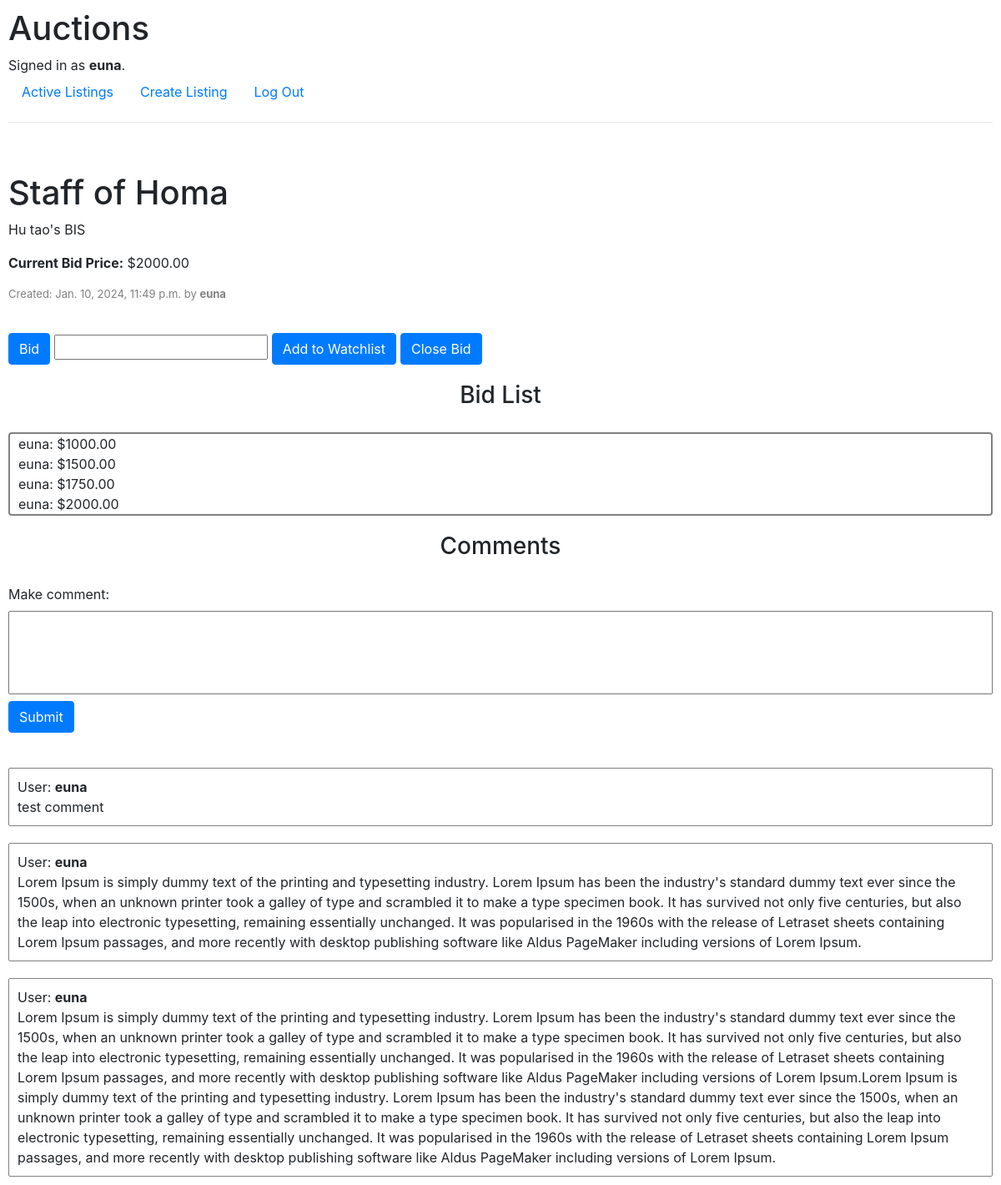
The app's page /listing/1 (signed in) with its own data.
### auctions/models.py (models this page shows, shortened)
class User(AbstractUser):
    watchlist = models.ManyToManyField('Auctions', related_name="watchlist")
    pass

class Auctions(models.Model):
    user = models.ForeignKey(User, on_delete=models.CASCADE)
    title = models.CharField(max_length=64)
    description = models.CharField(max_length=255, blank=True)
    image = models.ImageField(null=True, upload_to='media/')
    bid = models.DecimalField(max_digits=10, decimal_places=2, default=0)
    date_listed = models.DateTimeField(default=timezone.now)
    is_active = models.BooleanField(default=True)

class Bids(models.Model):
    auction = models.ForeignKey(Auctions, on_delete=models.CASCADE, related_name="bids", default=0)
    bidder = models.ForeignKey(User, on_delete=models.CASCADE, default=0)
    amount = models.DecimalField(max_digits=10, decimal_places=2, default=0)
    timestamp = models.DateTimeField(default=timezone.now)

class Comments(models.Model):
    auction = models.ForeignKey(Auctions, on_delete=models.CASCADE, related_name="comments", default=0)
    comment = models.CharField(max_length=255, default="")
    user = models.ForeignKey(User, on_delete=models.CASCADE, blank=False, null=False, default=0)

### auctions/views.py (the view)
# urls.py: path("listing/<int:item_id>", views.listing_page, name="listing_page"),
def listing_page(request, item_id):
    item = get_object_or_404(Auctions, pk=item_id)
    bids = Bids.objects.filter(auction=item_id)
    comments = Comments.objects.filter(auction=item_id)
    winner = bids.order_by('-timestamp').first()
    return render(request, "auctions/listing_page.html", {
        "item": item,
        "bids": bids,
        "comments": comments,
        "winner": winner
    })

### auctions/templates/auctions/listing_page.html (shortened to what this page needs)
{% extends 'auctions/layout.html' %}
{% block body %}
    <div class="flex">
        <div class="w-100 text-center" style="max-height: 500px;">
        </div>
        <div class="w-100">
            <h1> {{ item.title }} </h1>
            <p class="description"> {{ item.description }} </p>
            <p><strong>Current Bid Price:</strong> ${{ item.bid }} </p>
            <p class="date"> Created: {{ item.date_listed }} by <strong> {{ item.user}} </strong></p>
        </div>
        {% if user.is_authenticated and item.is_active %}
            <div class="w-100 flex-btn">
                <form action="{% url 'place_bid' item_id=item.id %}" method="POST">
                    <button class="btn btn-primary">Bid</button>
                    <input type="number" name="bid_amount" required>
                </form>
                <form action="{% url 'add_watchlist' item_id=item.id%}" method="post">
                    <button class="btn btn-primary">Add to Watchlist</button>
                </form>
                {% if user == item.user %}
                    <form action="{% url 'close_bid' item_id=item.id %}" method="post">
                        <button class="btn btn-primary">Close Bid</button>
                    </form>
                {% endif %}
            </div>
        {% endif %}
        <h3>Bid List</h3>
        <div class="bid-list rounded">
            <ul style="list-style-type: none; padding: 0;">
                {% for bid in bids %}
                    <li> {{ bid.bidder }}: ${{ bid.amount }} </li>
                {% endfor %}
            </ul>
        </div>
        <h3>Comments</h3>
        {% if user.is_authenticated %}
            <div class="input-comment-container">
                <form action="{% url 'make_comment' item_id=item.id %}" method="post" class="form-comment-container">
                    <label for="comment">Make comment:</label>
                    <input type="text" name="comment">
                    <input type="submit" value="Submit" class="btn btn-primary mt-2">
                </form>
            </div>
        {% endif %}
        {% for comment in comments %}
            <div class="comment-container">
                <div>
                    User: <strong>{{ comment.user }}</strong>
                </div>
                <div>
                    {{ comment.comment }}
                </div>
            </div>
        {% endfor %}
    </div>
{% endblock %}

### auctions/templates/auctions/layout.html (shortened to what this page needs)
{% load static %}
<!DOCTYPE html>
<html lang="en">
    <head>
        <link rel="stylesheet" href="https://stackpath.bootstrapcdn.com/bootstrap/4.4.1/css/bootstrap.min.css">
        <link href="{% static 'auctions/styles.css' %}" rel="stylesheet">
    </head>
    <body>
        <h1>Auctions</h1>
        <div>
            {% if user.is_authenticated %}
                Signed in as <strong>{{ user.username }}</strong>.
            {% else %}
                Not signed in.
            {% endif %}
        </div>
        <ul class="nav">
            <li class="nav-item">
                <a class="nav-link" href="{% url 'index' %}">Active Listings</a>
            </li>
            {% if user.is_authenticated %}
                <li class="nav-item">
                    <a href="{% url 'create_listing' %}" class="nav-link">Create Listing</a>
                </li>
                <li class="nav-item">
                    <a class="nav-link" href="{% url 'logout' %}">Log Out</a>
                </li>
            {% endif %}
        </ul>
        <hr>
        {% block body %}
        {% endblock %}
    </body>
</html>

### auctions/static/auctions/styles.css (style rules this page uses)
body { padding: 10px; }
.flex { display: flex; flex-direction: column; align-items: center; gap: 20px; }
.flex-btn { display: flex; gap: 5px; flex-wrap: wrap; }
.input-comment-container { width: 100%; height: 200px; }
.form-comment-container { width: 100%; height: 100%; display: flex; align-items: flex-start; flex-direction: column; }
.form-comment-container input[type=text] { overflow: auto; width: 100%; height: 50%; vertical-align: top; }
.comment-container { width: 100%; border: 1px solid grey; border-radius: 2px; padding: 10px; }
.date { color: grey; font-size: small; }
.description { font-size: medium; overflow: hidden; }
.bid-list { padding-left: 10px; width: 100%; height: 100px; overflow-y: auto; border: 2px solid grey; }

### records on screen
User: username "euna"
Auctions: title "Staff of Homa", description "Hu tao's BIS", bid "2000.00", date_listed "Jan. 10, 2024, 11:49 p.m.", user "euna"
Bids: bidder "euna", amount "1000.00"
Bids: bidder "euna", amount "1500.00"
Bids: bidder "euna", amount "1750.00"
Bids: bidder "euna", amount "2000.00"
Comments: user "euna", comment "test comment"
Comments: user "euna", comment "Lorem Ipsum is simply dummy text of the printing and typesetting industry. Lorem Ipsum has been the industry's standard dummy text ever since the 1500s, when an unknown printer took a galley of type and scrambled it to make a type specimen book. It has survived not only five centuries, but also the leap into electronic typesetting, remaining essentially unchanged. It was popularised in the 1960s with the release of Letraset sheets containing Lorem Ipsum passages, and more recently with desktop publishing software like Aldus PageMaker including versions of Lorem Ipsum."
Comments: user "euna", comment "Lorem Ipsum is simply dummy text of the printing and typesetting industry. Lorem Ipsum has been the industry's standard dummy text ever since the 1500s, when an unknown printer took a galley of type and scrambled it to make a type specimen book. It has survived not only five centuries, but also the leap into electronic typesetting, remaining essentially unchanged. It was popularised in the 1960s with the release of Letraset sheets containing Lorem Ipsum passages, and more recently with desktop publishing software like Aldus PageMaker including versions of Lorem Ipsum.Lorem Ipsum is simply dummy text of the printing and typesetting industry. Lorem Ipsum has been the industry's standard dummy…"
